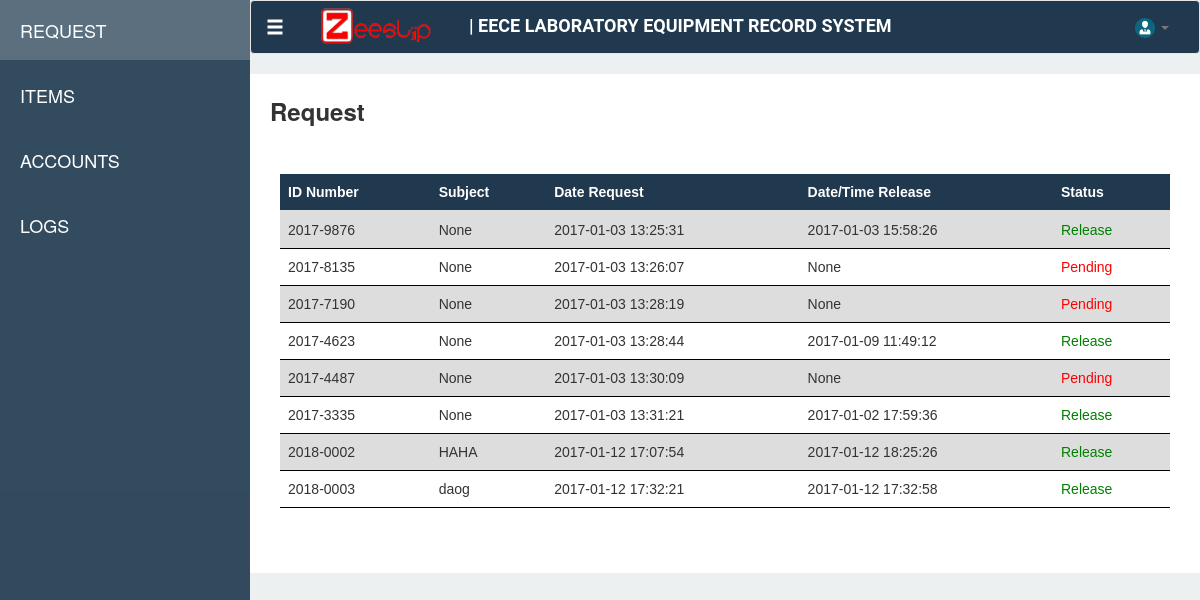
/dashboard/request, run on an earlier commit of the app's database.
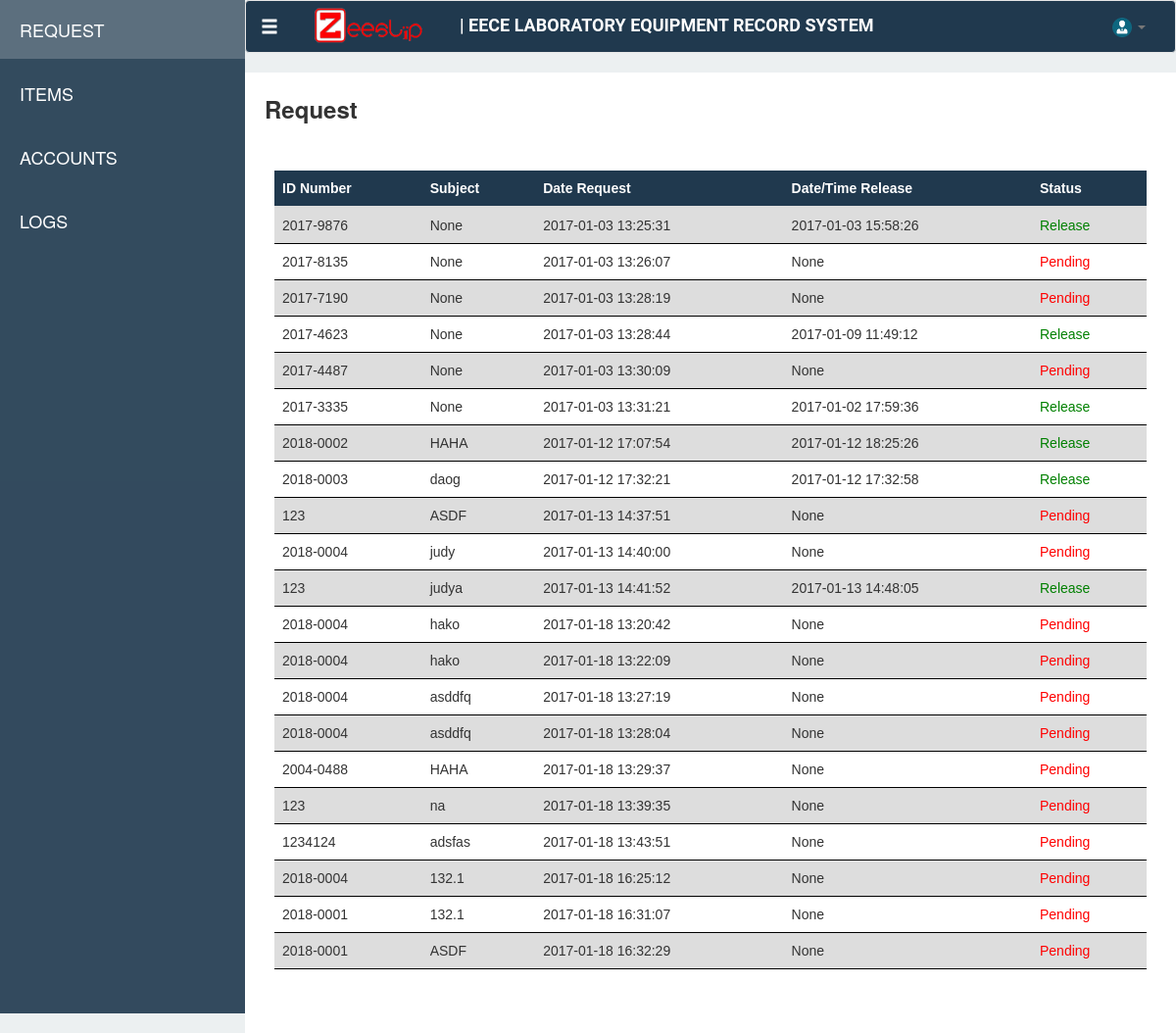
And on a later commit of the database.
### tables this page shows
CREATE TABLE "Request" ("requestId" INTEGER PRIMARY KEY  NOT NULL ,"idNumber" VARCHAR,"name" VARCHAR,"subject" VARCHAR,"requestDate" DATETIME DEFAULT (datetime(CURRENT_TIMESTAMP,'localtime')) );

### app.py (the view)
    @app.route('/dashboard/request')
    def request():
        con = sqlite3.connect("ZeeSlipv2.sqlite")
        con.row_factory = sqlite3.Row
        cur = con.cursor()
        cur.execute("SELECT Request.requestId, Request.idNumber, Request.name, Request.subject, Request.requestDate, itemId, itemCode, itemName, itemDescription, itemQuantity, itemAvailable, issueDate, returnDate FROM (SELECT BorrowedItem.itemId,itemCode,itemName,itemDescription,BorrowedItem.itemQuantity, COALESCE((Item.itemQuantity - (SELECT SUM(BorrowedItem.itemQuantity) FROM BorrowedItem WHERE Item.itemId = BorrowedItem.itemId AND requestId IN (SELECT BorrowedItem.requestId FROM BorrowedItem WHERE BorrowedItem.issueDate IS NOT NULL AND returnDate IS NULL AND Item.itemId = BorrowedItem.itemId))),Item.itemQuantity) as itemAvailable, BorrowedItem.issueDate,BorrowedItem.returnDate,BorrowedItem.requestId as request FROM BorrowedItem,Item WHERE BorrowedItem.itemId = Item.itemId) LEFT JOIN Request ON request = Request.requestId WHERE requestID IS NOT NULL AND returnDate IS NULL GROUP BY requestId")
        rows = cur.fetchall()
        return render_template('modules/request.html', req = rows)

### templates/modules/request.html (shortened to what this page needs)
{% extends "dashboard.html" %}
{% block request %}
<link type="text/css" href="{{ url_for('static', filename='css/styles.css') }}" rel="stylesheet">
<div class="request-page-def">
    <div class="row">
        <div class="col-md-2"><span class="request-text"> Request </span></div>
    </div>
    <br>
    <div  class="row" style="padding: 25px" >
    <div  class="table-responsive">
        <table class="table" id="listRequest" style="cursor: pointer">
        <thead>
            <tr>
                <th>ID Number</th>
                <th>Subject</th>
                <th>Date Request</th>
                <th>Date/Time Release</th>
                <th>Status</th>
            </tr>
            </thead>
        <tbody>
            {% for r in req %}
            <tr data-toggle="modal" data-target="#inModal" onclick="getReq({{ r[0] }})">
                <td>{{ r[1] }}</td>
                <td>{{ r[3] }}</td>
                <td>{{ r[4] }}</td>
                <td>{{ r[11] }}</td>
                {% if r[11] == None %}
                <td style="color: red">Pending</td>
                {% else %}
                <td style="color: green">Release</td>
                {% endif %}
            </tr>
            {% endfor %}
            </tbody>
        </table>
        </div>
    </div>
</div>
</div>
{% endblock %}

### templates/dashboard.html (shortened to what this page needs)
<!DOCTYPE html>
<html lang="en" xmlns="http://www.w3.org/1999/html">
<head>
    <link rel="stylesheet" href="../static/bootstrap-3.3.5/css/bootstrap.min.css">
    <link type="text/css" href="{{ url_for('static', filename='css/dash.css') }}" rel="stylesheet"/>
    <link type="text/css" href="{{ url_for('static', filename='css/plugin/hover.css') }}" rel="stylesheet"/>
    <link type="text/css" href="{{ url_for('static', filename='css/plugin/alertify.css') }}" rel="stylesheet"/>
    <link type="text/css" href="{{ url_for('static', filename='css/plugin/simple-sidebar.css') }}" rel="stylesheet">
    <link type="text/css" href="{{ url_for('static', filename='font-awesome-4.4.0/css/font-awesome.min.css') }}" rel="stylesheet">
    <link rel="stylesheet" type="text/css" href="https://cdn.datatables.net/v/dt/dt-1.10.13/datatables.min.css"/>
</head>
<body>
<div>
        <div id="wrapper">
        <div id="sidebar-wrapper">
            <ul class="sidebar-nav">
                <br>
                <li class="active sidebar-brand">
                   <a href="/dashboard/request">REQUEST</a>
                </li>
                <li class="sidebar-brand">
                    <a href="/dashboard/items">ITEMS</a>
                </li>
                <li class="sidebar-brand">
                    <a href="/dashboard/account">ACCOUNTS</a>
                </li>
                <li class="sidebar-brand">
                    <a href="/dashboard/logs">LOGS</a>
                </li>
            </ul>
        </div>
            <div id="header">
<nav class="navbar navbar-default nav1" style="color: #000000">
  <div class="container-fluid">
    <div class="navbar-header">
      <a class="navbar-brand glyphicon glyphicon-menu-hamburger" href="#menu-toggle" id="menu-toggle" style="color: #ffffff"></a>
      <ul class="nav navbar-nav">
        <img src="../static/img/zeeslip-banner.png" class="nav1-img">
      </ul>
      <div id="titleB" class="navbar-left nav1-text">
          | EECE LABORATORY EQUIPMENT RECORD SYSTEM
      </div>
    </div>
    <div class="collapse navbar-collapse" id="bs-example-navbar-collapse-1">
      <ul class="nav navbar-nav navbar-right">
        <li>
        <li class="dropdown">
          <a href="#" class="dropdown-toggle" data-toggle="dropdown" role="button" aria-haspopup="true" aria-expanded="false"><img src="../static/img/business-person-icon.png" height="20px" width="20px"> <span class="caret"></span></a>
        </li>
      </ul>
    </div>
  </div>
</nav>
</div>
        {% block request %}
         {%endblock %}
</div>
</body>
</html>

### static/css/dash.css (style rules this page uses)
body { background-color: #ecf0f1; }
.nav1 { background-color: #20394e; color: #ffffff; }
.nav1-img { margin-left: 20px; margin-top: 5px; height: 40px; width: 120px; margin-right: 30px; }
.nav1-text { margin-top: 12px; font-weight: bold; color: #ffffff; font-size: 18px; font-family: Roboto; }
.request-page-def { padding: 20px; background-color: #ffffff; }
.request-text { font-size: 24px; font-weight: bold; }
table { font-family: arial, sans-serif; border-collapse: collapse; width: 100%; }
th { background-color: #20394e; color: white; }
td, th { border-bottom: 1px solid #000000; text-align: left; padding: 8px; }
tr:nth-child(odd) { background-color: #dddddd; }

### static/css/styles.css (style rules this page uses)
td { cursor: pointer; }

What changed in the data, as far as the page shows it:
added Request: idNumber "123", subject "ASDF", requestDate "2017-01-13 14:37:51", r "None", shows "Pending"
added Request: idNumber "2018-0004", subject "judy", requestDate "2017-01-13 14:40:00", r "None", shows "Pending"
added Request: idNumber "123", subject "judya", requestDate "2017-01-13 14:41:52", r "2017-01-13 14:48:05", shows "Release"
added Request: idNumber "2018-0004", subject "hako", requestDate "2017-01-18 13:20:42", r "None", shows "Pending"
added Request: idNumber "2018-0004", subject "hako", requestDate "2017-01-18 13:22:09", r "None", shows "Pending"
added Request: idNumber "2018-0004", subject "asddfq", requestDate "2017-01-18 13:27:19", r "None", shows "Pending"
added Request: idNumber "2018-0004", subject "asddfq", requestDate "2017-01-18 13:28:04", r "None", shows "Pending"
added Request: idNumber "2004-0488", subject "HAHA", requestDate "2017-01-18 13:29:37", r "None", shows "Pending"
added Request: idNumber "123", subject "na", requestDate "2017-01-18 13:39:35", r "None", shows "Pending"
added Request: idNumber "1234124", subject "adsfas", requestDate "2017-01-18 13:43:51", r "None", shows "Pending"
added Request: idNumber "2018-0004", subject "132.1", requestDate "2017-01-18 16:25:12", r "None", shows "Pending"
added Request: idNumber "2018-0001", subject "132.1", requestDate "2017-01-18 16:31:07", r "None", shows "Pending"
added Request: idNumber "2018-0001", subject "ASDF", requestDate "2017-01-18 16:32:29", r "None", shows "Pending"
